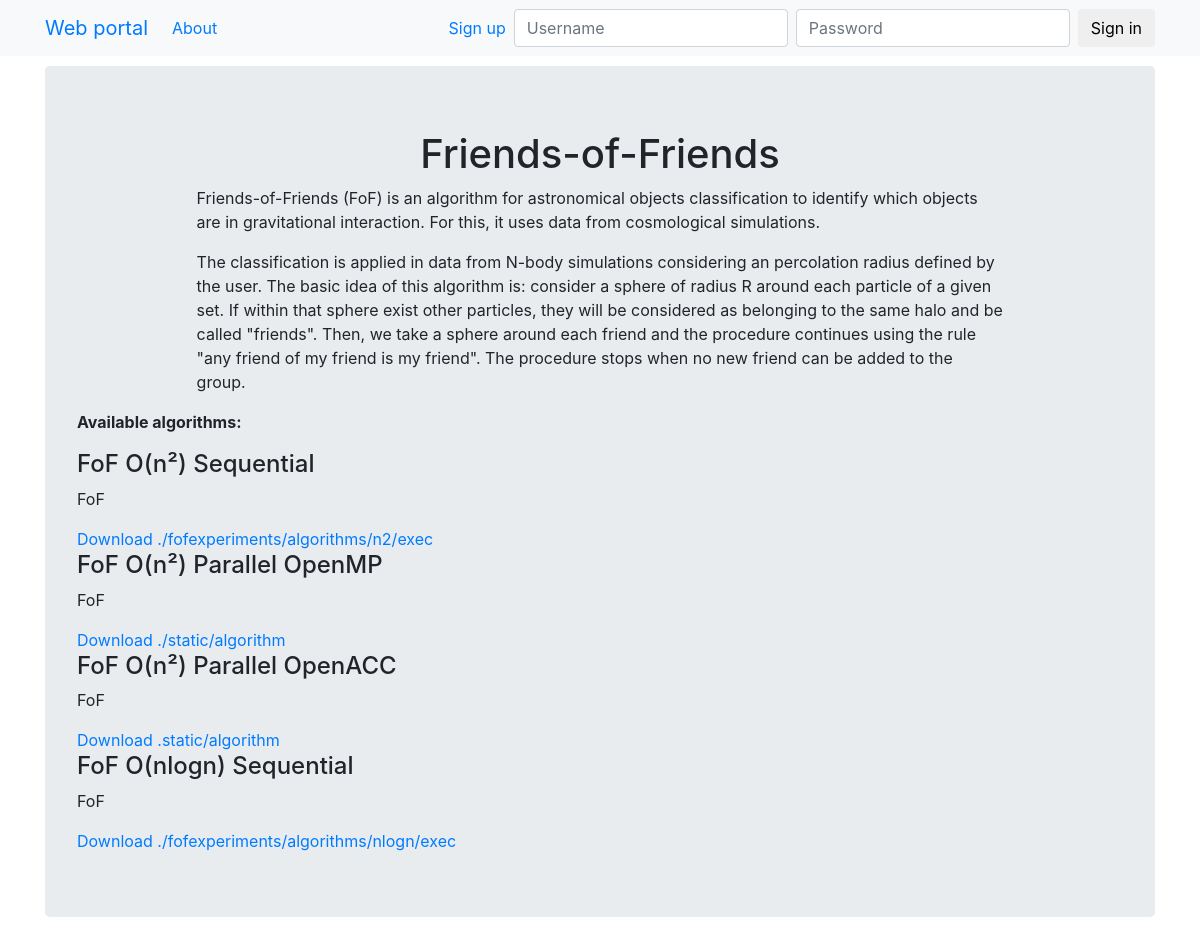
The app's page /fof/about with its own data.
### fof/models.py (models this page shows, shortened)
class FoFAlgorithm(models.Model):
    idFoF = models.AutoField(primary_key=True)
    nameFoF = models.CharField(null=False, blank=False, max_length=100)
    descFoF = models.TextField(null=True, blank=False)
    commandFoF = models.TextField(null=False, blank=False)
    class Meta:
        managed = True
        db_table = 'fof_algorithm'

### fof/views.py (the view)
# urls.py: path('about', about, name="about"),
def about(request):
    query_results = FoFAlgorithm.objects.all()
    return render(request, 'fof/about.html', {"results" : query_results})

### templates/fof/about.html
{%extends "base.html" %}
{% block jumbotron %}
<div class="jumbotron">
  <h1><center>Friends-of-Friends</center></h1>
    <div style="width:80%;" class="container">
    <p>Friends-of-Friends (FoF) is an algorithm for astronomical objects classification to identify which objects are in gravitational interaction. For this, it uses data from cosmological simulations.</p>
        <p>The classification is applied in data from N-body simulations considering an percolation radius defined by the user. The basic idea of this algorithm is: consider a sphere of radius R around each particle of a given set. If within that sphere exist other particles, they will be considered as belonging to the same halo and be called "friends". Then, we take a sphere around each friend and the procedure continues using the rule "any friend of my friend is my friend". The procedure stops when no new friend can be added to the group.</p>
    </div>
    <p><b>Available algorithms:</b></p>
		<div id="postlist">
			<div class="panel">
                {% for alg in results %}
                  <div class="panel-heading">
                        <div class="text-center">
                            <div class="row">
                                <div class="col-sm-9">
                                    <h4 class="pull-left">{{ alg.nameFoF }}</h4>
                                </div>
                            </div>
                        </div>
                    </div>
                    <div class="panel-body">
                        <p>{{ alg.descFoF }}</p>
                        <a href="#"> Download {{ alg.commandFoF }}</a>
                    </div>
                {% endfor %}
        </div>
        </div>
</div>
{% endblock %}

### static/ui/css/footer.css (style rules this page uses)
html { position: relative; min-height: 100%; }

### records on screen
FoFAlgorithm: nameFoF "FoF O(n²) Sequential", descFoF "FoF", commandFoF "./fofexperiments/algorithms/n2/exec"
FoFAlgorithm: nameFoF "FoF O(n²) Parallel OpenMP", descFoF "FoF", commandFoF "./static/algorithm"
FoFAlgorithm: nameFoF "FoF O(n²) Parallel OpenACC", descFoF "FoF", commandFoF ".static/algorithm"
FoFAlgorithm: nameFoF "FoF O(nlogn) Sequential", descFoF "FoF", commandFoF "./fofexperiments/algorithms/nlogn/exec"
